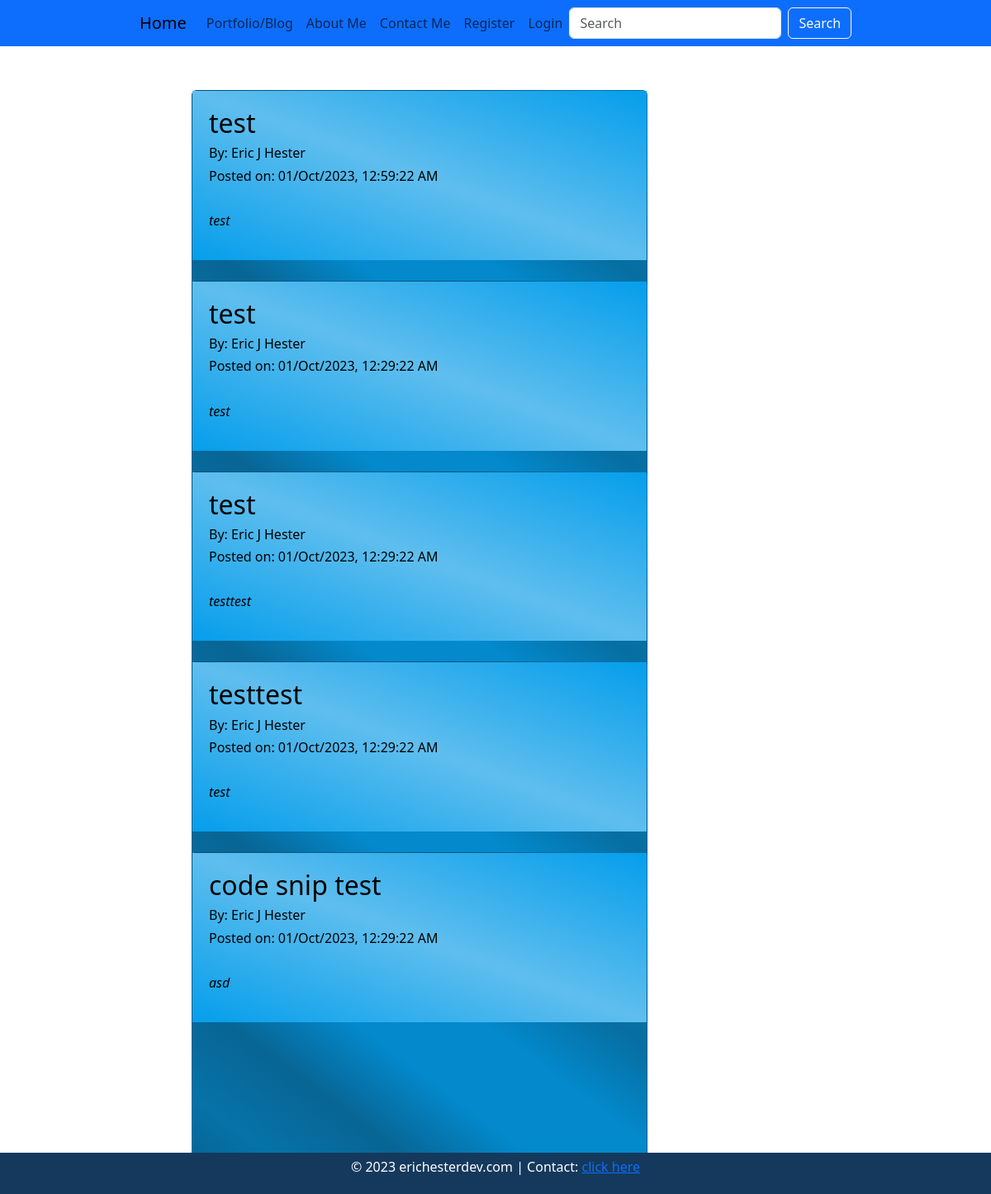
The app's page /portfolio with its own data.
### appcopy.py (models this page shows, shortened)
class Posts(db.Model):
    id          = db.Column(db.Integer, primary_key=True)
    title       = db.Column(db.String(255))
    slug        = db.Column(db.String(255))
    content     = db.Column(db.Text)
    date_posted = db.Column(db.DateTime, default=datetime.now())
    poster_id   = db.Column(db.Integer, db.ForeignKey("users.id"))

class Users(db.Model, UserMixin):
    id            = db.Column(db.Integer, primary_key=True)
    username      = db.Column(db.String(255), nullable=False, unique=True)
    name          = db.Column(db.String(100), nullable=False)
    email         = db.Column(db.String(150), nullable=False, unique=True)
    date_added    = db.Column(db.DateTime, nullable=False, default=datetime.now())
    password_hash = db.Column(db.String(128))
    posts         = db.relationship("Posts", backref='poster')
    @property
    def password(self):
        raise AttributeError('Password is not readable!')

### appcopy.py (the view)
@app.route('/portfolio')
def portfolio():
    title = ' | Portfolio - Blog'
    posts = Posts.query.order_by(desc(Posts.date_posted))
    return render_template('portfolio.html', title=title, posts=posts)

### webforms.py
class SearchForm(FlaskForm):
    searched       = StringField("Searched", validators=[DataRequired()])
    submit        = SubmitField("Search")

### appcopy.py (called while the page is built)
@app.context_processor
def base():
    form = SearchForm()
    return dict(form=form)

### templates/portfolio.html (shortened to what this page needs)
{% extends 'base.html' %}
{% block content %}
<div class="content">
    <div class="d-flex justify-content-center">
        <h1>My Portfolio and Blog</h1>
    </div>
    <br/>
    <br/>
{% for post in posts %}
    <div class="container">
        <div class="row justify-content-center">
            <div class="col-md-8">
                <div class="card">
                    <button class="card-button" onclick="location.href='{{url_for('post_page', id=post.id)}}'">
                        <div class="card-content">
                            <h2>{{ post.title }}</h2>
                            <h6>By: {{ post.poster.name }}</h6>
                            <h6>Posted on: {{ post.date_posted.strftime("%d/%b/%Y, %I:%M:%S %p") }}</h6><br/>
                            <i><p>{{ post.slug }}</p></i>
                        </div>
                    </button>
                </div>
            </div>
        </div>
    </div>
    <br/>
{% endfor %}
<footer class="footer">
    <div class="container">
        <p>
            &copy; 2023 erichesterdev.com | Contact: <a href="{{ url_for('contact') }}">click here</a>
        </p>
    </div>
</footer>
{% endblock %}

### templates/base.html (shortened to what this page needs)
<!DOCTYPE html>
<html lang="en">
<head>
    <link href="https://cdn.jsdelivr.net/npm/bootstrap@5.3.1/dist/css/bootstrap.min.css" rel="stylesheet">
    <link href="static/style.css" rel="stylesheet">
    {% include 'navbar.html'%}
</head>
<body>
    {% block content %}{% endblock %}
</body>
</html>
</body>
</html>

### templates/navbar.html (shortened to what this page needs)
<nav class="navbar navbar-expand-lg bg-primary">
    <div class="container justify-content-center">
      <a class="navbar-brand" href="{{url_for('index')}}">Home</a>
      <div class="collapse navbar-collapse flex-grow-0" id="navbarScroll">
        <ul class="navbar-nav text-center" style="--bs-scroll-height: 100px;">
          <li class="nav-item">
            <a class="nav-link" aria-current="page" href="{{url_for('portfolio')}}">Portfolio/Blog</a>
          </li>
          <li class="nav-item">
            <a class="nav-link" href="{{url_for('about')}}">About Me</a>
          </li>
          <li class="nav-item">
            <a class="nav-link" href="{{url_for('contact')}}">Contact Me</a>
          </li>
          {% if current_user.id == 1 %}
          <li class="nav-item">
            <a class="nav-link" href="{{url_for('add_post')}}">Admin</a>
          </li>
          <li class="nav-item">
            <a class="nav-link" href="{{url_for('logout')}}">Logout</a>
          </li>
          {% else %}
          <li class="nav-item">
            <a class="nav-link" href="{{url_for('add_user')}}">Register</a>
          </li>
          <li class="nav-item">
            <a class="nav-link" href="{{url_for('login')}}">Login</a>
          </li>
          {% endif %}
        </ul>
        <form method="POST" action="{{ url_for('search') }}" class="d-flex ml-auto">
        <input class="form-control me-2" type="search" placeholder="Search" aria-label="Search", name="searched">
        <button class="btn btn-outline-light" type="submit">Search</button>
        </form>
    </div>
</div>
</nav>

### static/style.css (style rules this page uses)
.navbar { position: fixed; top: 0; width: 100%; z-index: 1000; }
.content { margin-top: 5px !important; }
.card-button { border: none; padding: 0; background-image: linear-gradient(to bottom left,#059eeb,#5fbeee,#059eeb); cursor: pointer; text-align: left; width: 100%; display: flex; align-items: center; justify-content: space-between; }
.card { background-image: linear-gradient(to bottom left,#046697,#057ab4,#076ea1,#0389cc,#0389cc,#086594,#0672a8 ,#065f8b); display: flex; width: 75%; height: 200%; }
.card-content { flex: 1; padding: 20px; }
.footer { background-color: #15395c; color: #ffffff; text-align: center; padding: 5px; position: fixed; bottom: 0; width: 100%; margin-top: 5px; }

### records on screen
Posts: title "test", poster.name "Eric J Hester", date_posted "01/Oct/2023, 12:59:22 AM", slug "test"
Posts: title "test", poster.name "Eric J Hester", date_posted "01/Oct/2023, 12:29:22 AM", slug "test"
Posts: title "test", poster.name "Eric J Hester", date_posted "01/Oct/2023, 12:29:22 AM", slug "testtest"
Posts: title "testtest", poster.name "Eric J Hester", date_posted "01/Oct/2023, 12:29:22 AM", slug "test"
Posts: title "code snip test", poster.name "Eric J Hester", date_posted "01/Oct/2023, 12:29:22 AM", slug "asd"
